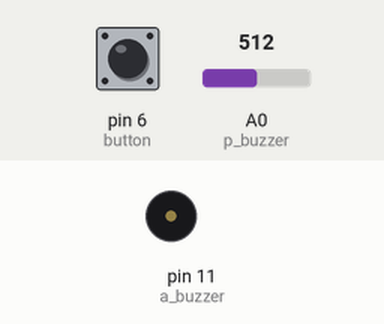
Simulated run of this sketch. Board: Arduino Uno, built with avr-gcc and run on an emulated ATmega328P. On the bench: buzzer (waves = sounding). The test bench sets the inputs (shaded band); at power-on: pin 6 (button) HIGH, A0 (p_buzzer) = 512. What the sketch prints to the serial monitor is not drawn.

Above: at 4.3 s.
4.4 s: pin 6 (button) pulled LOW for 3.2 s
At 9.0 s:
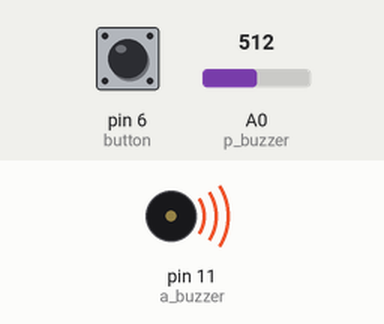
Timing chart, 0 to 10.5 s (numbered marks = the images above; inputs shaded):
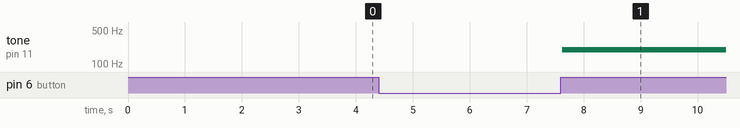

The sketch:

passiveBuzzer.ino
```cpp
#include"pitches.h"

int p_buzzer = A0;
int a_buzzer = 11;
int button = 6;

int p_buzzer_value = 0;
int led_state = LOW;
int threshold = 450;

int button_state = LOW;
bool play = false;

unsigned long last_time = 0;

// notes in the melody:
int melody[] = {
  NOTE_C4, NOTE_G3, NOTE_G3, NOTE_A3, NOTE_G3, 0, NOTE_B3, NOTE_C4, NOTE_C4
};

// note durations: 4 = quarter note, 8 = eighth note, etc.:
int noteDurations[] = {
  4, 8, 8, 4, 4, 4, 4, 4, 4
};

void setup() {
  Serial.begin(9600);
  pinMode(a_buzzer, OUTPUT);
  pinMode(button, INPUT_PULLUP);
}

void play_song()
{
  unsigned long prev_time = millis();
  for (int i = 0; i < 8; ++i)
  {
    int duration = 1000 / noteDurations[i];
    tone(a_buzzer, melody[i], duration);
//    if(millis() - prev_time >= 1.3*duration)
//    {
//      prev_time = millis();
//      noTone(a_buzzer);
//    }
    delay(1.3*duration);
    noTone(a_buzzer);
//    if(button_reading == 0)
//    {
//      noTone(a_buzzer);
//    }
  }
}

void loop() {

  p_buzzer_value = analogRead(p_buzzer);
  int button_reading = digitalRead(button);

  if(p_buzzer_value != 0)
    Serial.println(p_buzzer_value);

  if(p_buzzer_value >= 1)
  {
    play = true;
  }
  if(play == false)
    last_time = millis();

  if(play == true)
  {
    if(millis() - last_time >= 5000)
    {
      tone(a_buzzer, NOTE_G3);
      play = false;
    }
  }
  if(button_reading == 0)
  {
    noTone(a_buzzer);
  }
  delay(100);
}
```

pitches.h
```cpp
/*************************************************
 * Public Constants
 *************************************************/

#define NOTE_B0  31
#define NOTE_C1  33
#define NOTE_CS1 35
#define NOTE_D1  37
#define NOTE_DS1 39
#define NOTE_E1  41
#define NOTE_F1  44
#define NOTE_FS1 46
#define NOTE_G1  49
#define NOTE_GS1 52
#define NOTE_A1  55
#define NOTE_AS1 58
#define NOTE_B1  62
#define NOTE_C2  65
#define NOTE_CS2 69
#define NOTE_D2  73
#define NOTE_DS2 78
#define NOTE_E2  82
#define NOTE_F2  87
#define NOTE_FS2 93
#define NOTE_G2  98
#define NOTE_GS2 104
#define NOTE_A2  110
#define NOTE_AS2 117
#define NOTE_B2  123
#define NOTE_C3  131
#define NOTE_CS3 139
#define NOTE_D3  147
#define NOTE_DS3 156
#define NOTE_E3  165
#define NOTE_F3  175
#define NOTE_FS3 185
#define NOTE_G3  196
#define NOTE_GS3 208
#define NOTE_A3  220
#define NOTE_AS3 233
#define NOTE_B3  247
#define NOTE_C4  262
#define NOTE_CS4 277
#define NOTE_D4  294
#define NOTE_DS4 311
#define NOTE_E4  330
#define NOTE_F4  349
#define NOTE_FS4 370
#define NOTE_G4  392
#define NOTE_GS4 415
#define NOTE_A4  440
#define NOTE_AS4 466
#define NOTE_B4  494
#define NOTE_C5  523
#define NOTE_CS5 554
#define NOTE_D5  587
#define NOTE_DS5 622
#define NOTE_E5  659
#define NOTE_F5  698
#define NOTE_FS5 740
#define NOTE_G5  784
#define NOTE_GS5 831
#define NOTE_A5  880
#define NOTE_AS5 932
#define NOTE_B5  988
#define NOTE_C6  1047
#define NOTE_CS6 1109
#define NOTE_D6  1175
#define NOTE_DS6 1245
#define NOTE_E6  1319
#define NOTE_F6  1397
#define NOTE_FS6 1480
#define NOTE_G6  1568
#define NOTE_GS6 1661
#define NOTE_A6  1760
#define NOTE_AS6 1865
#define NOTE_B6  1976
#define NOTE_C7  2093
#define NOTE_CS7 2217
#define NOTE_D7  2349
#define NOTE_DS7 2489
#define NOTE_E7  2637
#define NOTE_F7  2794
#define NOTE_FS7 2960
#define NOTE_G7  3136
#define NOTE_GS7 3322
#define NOTE_A7  3520
#define NOTE_AS7 3729
#define NOTE_B7  3951
#define NOTE_C8  4186
#define NOTE_CS8 4435
#define NOTE_D8  4699
#define NOTE_DS8 4978
```

Measured:
- after the input at 4.4 s, tone on pin 11 (a_buzzer): silent → 196 Hz after 3.2 s instead of 0.62 s
